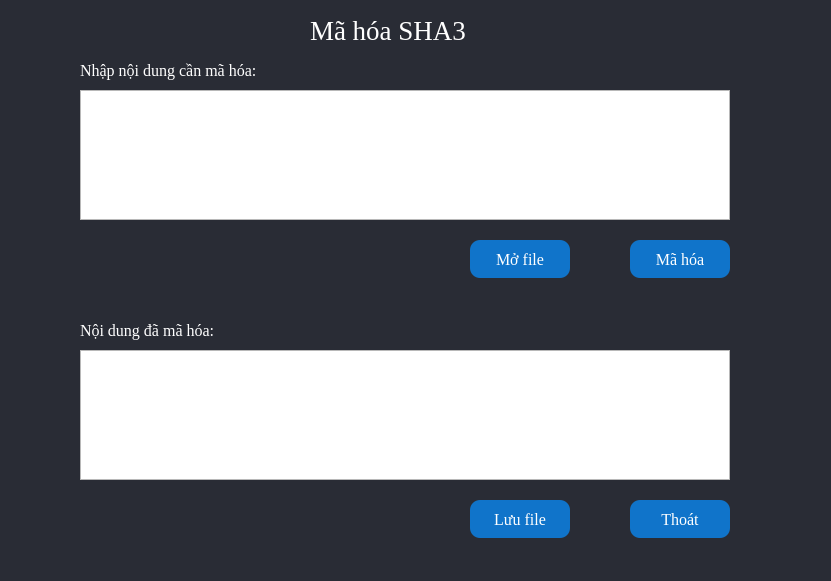
<?xml version="1.0" encoding="UTF-8"?>
<ui version="4.0">
 <class>Form</class>
 <widget class="QWidget" name="Form">
  <property name="geometry">
   <rect>
    <x>0</x>
    <y>0</y>
    <width>831</width>
    <height>581</height>
   </rect>
  </property>
  <property name="windowTitle">
   <string>Form</string>
  </property>
  <property name="styleSheet">
   <string notr="true">#Form{
background-color: #292C35;
color: rgb(255, 255, 255);
}
#btnMaHoa
{
	background-color: #1074CA;
	color: rgb(255, 255, 255);
	border-radius: 10px;
}
#btnOpenFile{
	background-color: #1074CA;
	color: rgb(255, 255, 255);
	border-radius: 10px;
}
#btnSaveFile{
	background-color: #1074CA;
	color: rgb(255, 255, 255);
	border-radius: 10px;

}
#btnClose{
	background-color:#1074CA;
	color: rgb(255, 255, 255);
	border-radius: 10px;

}</string>
  </property>
  <widget class="QTextEdit" name="txtCiphertext">
   <property name="geometry">
    <rect>
     <x>80</x>
     <y>350</y>
     <width>650</width>
     <height>130</height>
    </rect>
   </property>
   <property name="font">
    <font>
     <family>Times New Roman</family>
     <pointsize>12</pointsize>
    </font>
   </property>
   <property name="styleSheet">
    <string notr="true">color: rgb(255, 255, 255);
font: 12pt &quot;Times New Roman&quot;;</string>
   </property>
  </widget>
  <widget class="QLabel" name="label_2">
   <property name="geometry">
    <rect>
     <x>80</x>
     <y>60</y>
     <width>221</width>
     <height>21</height>
    </rect>
   </property>
   <property name="font">
    <font>
     <family>Times New Roman</family>
     <pointsize>12</pointsize>
    </font>
   </property>
   <property name="styleSheet">
    <string notr="true">color: rgb(255, 255, 255);</string>
   </property>
   <property name="text">
    <string>Nhập nội dung cần mã hóa:</string>
   </property>
  </widget>
  <widget class="QLabel" name="label">
   <property name="geometry">
    <rect>
     <x>310</x>
     <y>0</y>
     <width>241</width>
     <height>61</height>
    </rect>
   </property>
   <property name="font">
    <font>
     <family>Times New Roman</family>
     <pointsize>20</pointsize>
     <weight>50</weight>
     <italic>false</italic>
     <bold>false</bold>
    </font>
   </property>
   <property name="styleSheet">
    <string notr="true">color: rgb(255, 255, 255);</string>
   </property>
   <property name="text">
    <string>Mã hóa SHA3</string>
   </property>
  </widget>
  <widget class="QPushButton" name="btnOpenFile">
   <property name="geometry">
    <rect>
     <x>470</x>
     <y>240</y>
     <width>100</width>
     <height>38</height>
    </rect>
   </property>
   <property name="font">
    <font>
     <family>Times New Roman</family>
     <pointsize>12</pointsize>
    </font>
   </property>
   <property name="text">
    <string>Mở file</string>
   </property>
   <property name="icon">
    <iconset>
     <normaloff>../icon/mo.png</normaloff>../icon/mo.png</iconset>
   </property>
  </widget>
  <widget class="QTextEdit" name="txtPlaintext">
   <property name="geometry">
    <rect>
     <x>80</x>
     <y>90</y>
     <width>650</width>
     <height>130</height>
    </rect>
   </property>
   <property name="styleSheet">
    <string notr="true">color: rgb(255, 255, 255);
font: 12pt &quot;Times New Roman&quot;;</string>
   </property>
  </widget>
  <widget class="QPushButton" name="btnSaveFile">
   <property name="geometry">
    <rect>
     <x>470</x>
     <y>500</y>
     <width>100</width>
     <height>38</height>
    </rect>
   </property>
   <property name="font">
    <font>
     <family>Times New Roman</family>
     <pointsize>12</pointsize>
    </font>
   </property>
   <property name="text">
    <string>Lưu file</string>
   </property>
   <property name="icon">
    <iconset>
     <normaloff>../icon/luufile.png</normaloff>../icon/luufile.png</iconset>
   </property>
   <property name="iconSize">
    <size>
     <width>16</width>
     <height>16</height>
    </size>
   </property>
   <property name="checkable">
    <bool>false</bool>
   </property>
  </widget>
  <widget class="QPushButton" name="btnMaHoa">
   <property name="geometry">
    <rect>
     <x>630</x>
     <y>240</y>
     <width>100</width>
     <height>38</height>
    </rect>
   </property>
   <property name="font">
    <font>
     <family>Times New Roman</family>
     <pointsize>12</pointsize>
    </font>
   </property>
   <property name="text">
    <string>Mã hóa</string>
   </property>
   <property name="icon">
    <iconset>
     <normaloff>../icon/mh.png</normaloff>../icon/mh.png</iconset>
   </property>
  </widget>
  <widget class="QLabel" name="label_4">
   <property name="geometry">
    <rect>
     <x>80</x>
     <y>320</y>
     <width>181</width>
     <height>21</height>
    </rect>
   </property>
   <property name="font">
    <font>
     <family>Times New Roman</family>
     <pointsize>12</pointsize>
    </font>
   </property>
   <property name="styleSheet">
    <string notr="true">color: rgb(255, 255, 255);</string>
   </property>
   <property name="text">
    <string>Nội dung đã mã hóa:</string>
   </property>
  </widget>
  <widget class="QPushButton" name="btnClose">
   <property name="geometry">
    <rect>
     <x>630</x>
     <y>500</y>
     <width>100</width>
     <height>38</height>
    </rect>
   </property>
   <property name="font">
    <font>
     <family>Times New Roman</family>
     <pointsize>12</pointsize>
    </font>
   </property>
   <property name="text">
    <string>Thoát</string>
   </property>
   <property name="icon">
    <iconset>
     <normaloff>../icon/thoat.png</normaloff>../icon/thoat.png</iconset>
   </property>
   <property name="iconSize">
    <size>
     <width>20</width>
     <height>20</height>
    </size>
   </property>
   <property name="checkable">
    <bool>false</bool>
   </property>
  </widget>
 </widget>
 <resources/>
 <connections/>
</ui>
